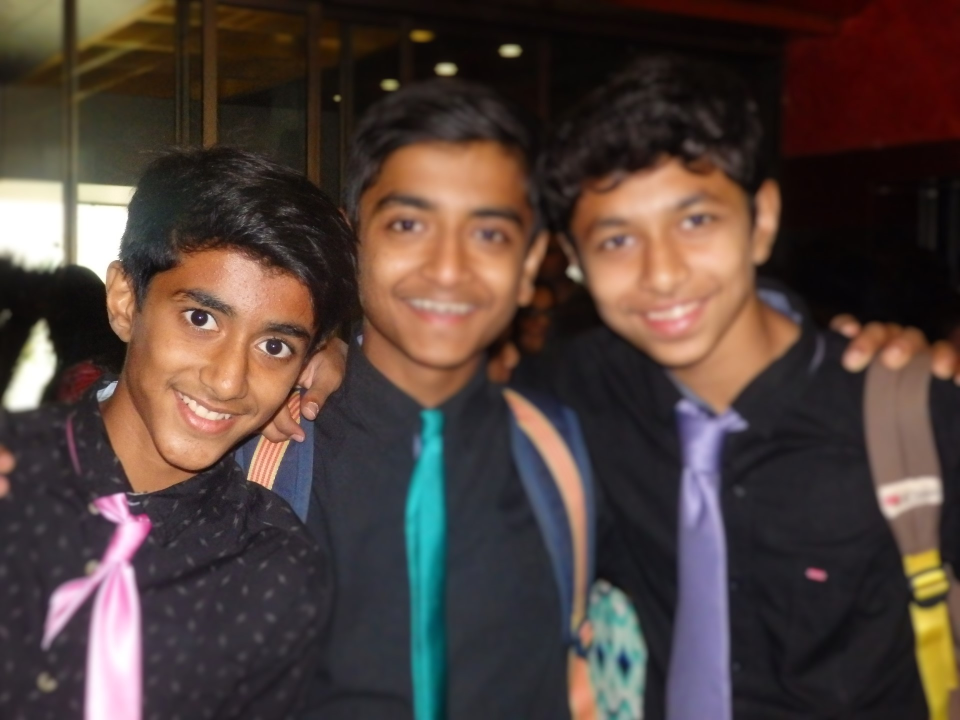
#> input picture photos/friends.JPG, 1920 x 1440 px (shown at 1/2 size)
$ python thresh.py
#> lines starting #> are read from the running program, lines starting #| are printed output that depends on the picture; after the words box and inside, x2 and y2 are one past the last pixel; in counts of white or black regions, pixels touching at a corner belong together
import cv2 as cv
img=cv.imread('friends.JPG')
#> img is the input picture: shape (1440, 1920, 3); mean B, G, R 59, 64.4, 79.8
resize=cv.resize(img,(500,500))
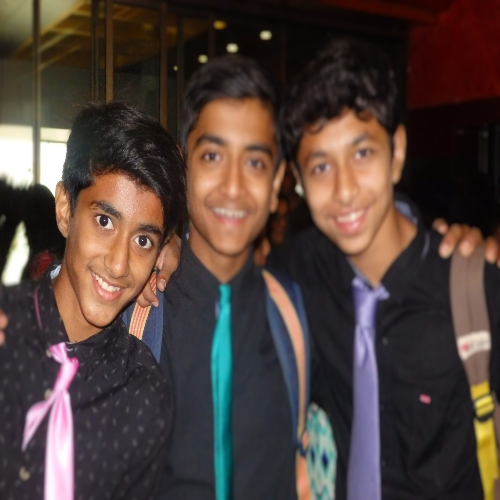
#> resize: shape (500, 500, 3); mean B, G, R 58.9, 64.3, 79.8
gray=cv.cvtColor(resize,cv.COLOR_BGR2GRAY)
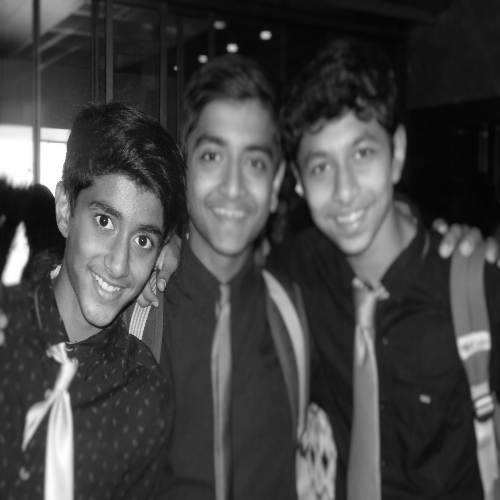
#> gray: shape (500, 500); min 3, max 255, mean 68.3
thresh,threshold=cv.threshold(gray,140,255,cv.THRESH_BINARY)
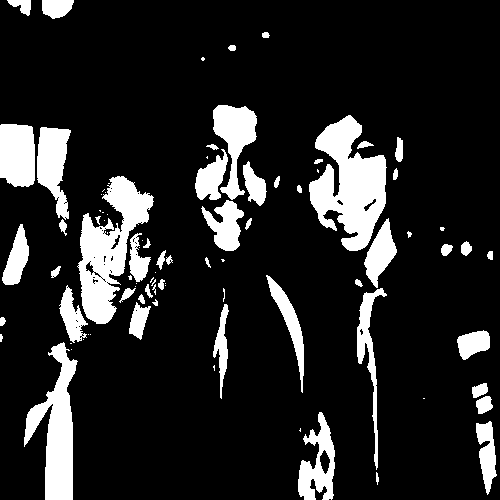
#> threshold: shape (500, 500); 14.8% white; 88 white regions (35 under 20 px), largest, box (x1, y1, x2, y2) and area: (309, 115, 387, 251) 6038, (77, 176, 154, 324) 5177, (24, 342, 78, 500) 3936
# for inverse do thresh,threshold=cv.threshold(gray,140,255,cv.THRESH_BINARY_inv) whatever values are less than 140b gets set to 255
thresh,thresh_inv=cv.threshold(gray,140,255,cv.THRESH_BINARY_INV)
cv.imshow('thresh_inv',thresh_inv)
cv.imshow('basic threshhold',threshold)
#adaptive threshholding
#it takes a block of pixels 11 by 11 finds their mean and sets that to optimal threshhold
adaptive=cv.adaptiveThreshold(gray,255,cv.ADAPTIVE_THRESH_MEAN_C,cv.THRESH_BINARY,5,0)
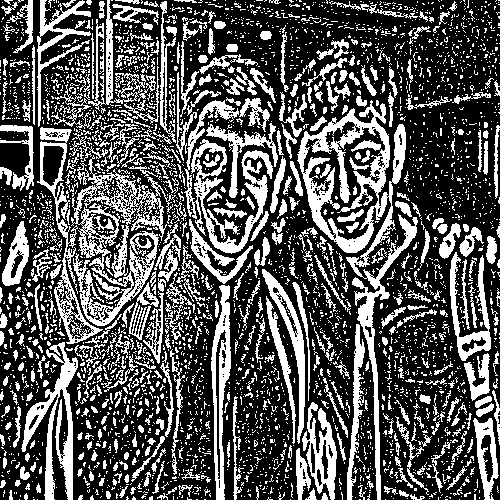
#> adaptive: shape (500, 500); 33.6% white; 3563 white regions (3066 under 20 px), largest, box (x1, y1, x2, y2) and area: (297, 100, 418, 500) 8315, (71, 155, 176, 326) 5735, (184, 100, 273, 254) 3576
cv.imshow('adaptive',adaptive)
cv.waitKey(0)
